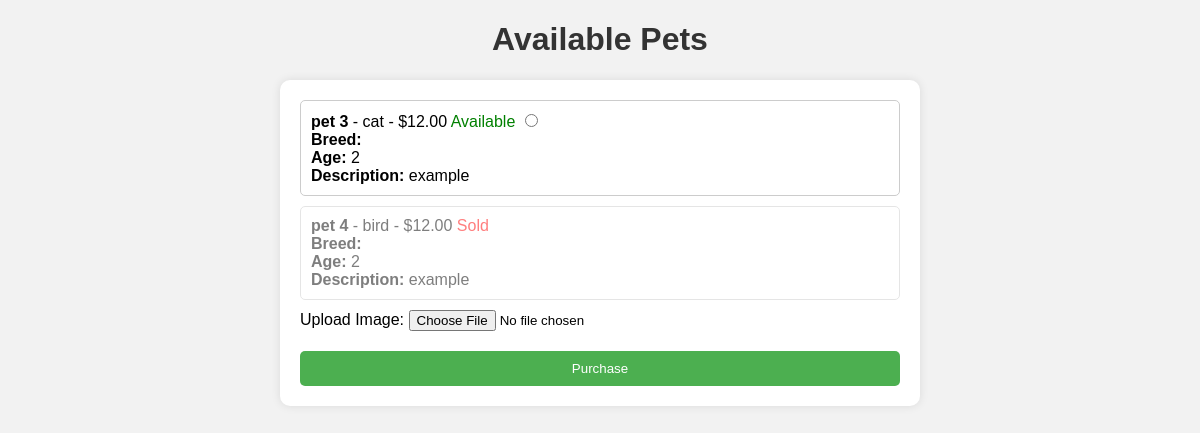
Page /buy/ on the earlier database version.
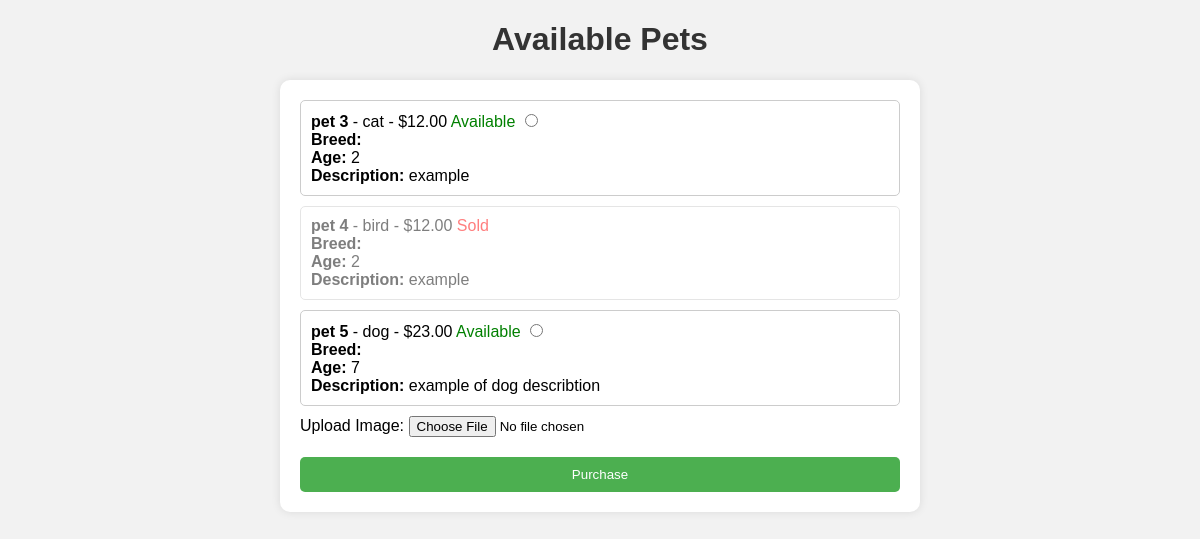
Same page on the later database version.
### app1/models.py (models this page shows)
class PetAdd(models.Model):
    name = models.CharField(max_length=100)
    species = models.CharField(max_length=100)
    age = models.IntegerField()
    description = models.TextField()
    price = models.DecimalField(max_digits=10, decimal_places=2)
    available = models.BooleanField(default=True)
    image = models.ImageField(upload_to='pet_images/', null=True, blank=True)
    image_url = models.URLField(null=True, blank=True)

### app1/views.py (the view)
# urls.py: path('buy/', buy_pet, name='buy_pet'),
def buy_pet(request):
    if request.method == 'POST':
        pet_id = request.POST.get('pet_id')
        pet = PetAdd.objects.get(id=pet_id)
        pet.available = False  # Mark the pet as sold
        pet.save()  # Save the changes to the database
        return redirect('buy_pet')  # Redirect to refresh the page after purchase
    pets = PetAdd.objects.all()
    return render(request, 'buy.html', {'pets': pets})

### templates/buy.html (shortened to what this page needs)
<!DOCTYPE html>
<html lang="en">
<head>
</head>
<body>
    <h1>Available Pets</h1>
    <form method="post" action="{% url 'buy_pet' %}" id="purchaseForm" enctype="multipart/form-data">
        {% for pet in pets %}
        <div class="pet-item" {% if not pet.available %}style="opacity: 0.5;"{% endif %}>
            <strong>{{ pet.name }}</strong> - {{ pet.species }} - ${{ pet.price }}
            {% if pet.available %}
                <span class="available">Available</span>
                <input type="radio" name="pet_id" value="{{ pet.id }}">
            {% else %}
                <span class="sold">Sold</span>
            {% endif %}
            <br>
            <strong>Breed:</strong> {{ pet.breed }}<br>
            <strong>Age:</strong> {{ pet.age }}<br>
            <strong>Description:</strong> {{ pet.description }}<br>
        </div>
        {% endfor %}
        <label for="pet_image">Upload Image:</label>
        <input type="file" name="pet_image" id="pet_image">
        <button type="submit">Purchase</button>
    </form>
</body>
</html>

Differences in the rows shown:
added PetAdd: name "pet 5", species "dog", price "23.00", age "7", description "example of dog describtion"
